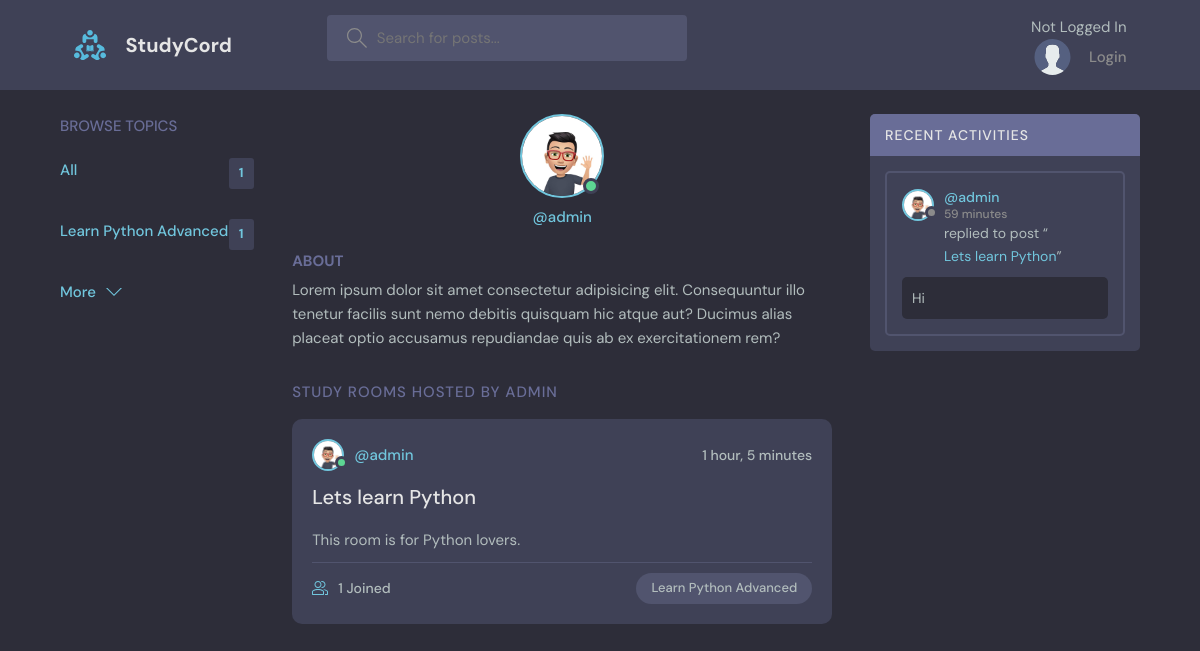
Page /profile/1/ on the committed database.
### core/models.py (models this page shows, shortened)
class Topic(models.Model):
    name = models.CharField(max_length=200)

class User(AbstractUser):
    avatar = models.ImageField(null=True, default="avatar.svg")
    email = models.EmailField(unique=True)
    bio = models.TextField(null=True)
    USERNAME_FIELD = 'email'
    REQUIRED_FIELDS = []

class Room(models.Model):
    host = models.ForeignKey(User, on_delete=models.SET_NULL, null=True)
    topic = models.ForeignKey(Topic, on_delete=models.SET_NULL, null=True)
    name = models.CharField(max_length=200)
    description = models.TextField(null=True, blank=True)
    participants=models.ManyToManyField(User, related_name="participants", blank=True)
    updated = models.DateTimeField(auto_now=True)
    created = models.DateTimeField(auto_now_add=True)
    class Meta:
        ordering = ['-updated', '-created']
    def __str__(self) -> str:
        return self.name

class Message(models.Model):
    user = models.ForeignKey(User, on_delete=models.CASCADE)
    room = models.ForeignKey(Room, on_delete=models.CASCADE)
    body = models.TextField()
    updated = models.DateTimeField(auto_now=True)
    created = models.DateTimeField(auto_now_add=True)
    class Meta:
        ordering = ['-updated', '-created']

### core/views.py (the view)
# urls.py: path('profile/<str:pk>/', views.user_profile, name='user-profile'),
def user_profile(request, pk):
    user = User.objects.get(id=int(pk))
    rooms = user.room_set.all()
    room_messages = user.message_set.all()
    topics = Topic.objects.all()
    context = {
        'user': user,
        'rooms': rooms,
        'room_messages': room_messages,
        'topics': topics,
    }
    return render(request, "core/profile.html", context)

### core/templates/core/profile.html (shortened to what this page needs)
{% extends 'base.html' %}
{% block content %}
<main class="profile-page layout layout--3">
    <div class="container">
      {% include 'core/topics_component.html' %}
      <div class="roomList">
        <div class="profile">
          <div class="profile__avatar">
            <div class="avatar avatar--large active">
              <img src="{{user.avatar.url}}" />
            </div>
          </div>
          <div class="profile__info">
            <p>@{{ user.username }}</p>
          </div>
          <div class="profile__about">
            <h3>About</h3>
            <p>
              Lorem ipsum dolor sit amet consectetur adipisicing elit. Consequuntur illo tenetur
              facilis sunt nemo debitis quisquam hic atque aut? Ducimus alias placeat optio
              accusamus repudiandae quis ab ex exercitationem rem?
            </p>
          </div>
        </div>
        <div class="roomList__header">
          <div>
            <h2>Study Rooms Hosted by {{user.username}}</a>
            </h2>
          </div>
        </div>
        {% include 'core/feed_component.html' %}
      </div>
      {% include 'core/activity_component.html' %}
    </div>
  </main>
{% endblock content %}

### core/templates/core/topics_component.html
<div class="topics">
    <div class="topics__header">
      <h2>Browse Topics</h2>
    </div>
    <ul class="topics__list">
    <li>
        <a href="{% url 'core:home' %}" class="active">All <span>{{ topics.count }}</span></a>
    </li>
    {% for topic in topics %}
      <li>
        <a href="{% url 'core:home' %}?q={{topic.name}}" class="active">{{topic.name}} <span>{{topic.room_set.all.count}}</span></a>
      </li>
    {% endfor %}
    </ul>
    <a class="btn btn--link" href="{% url 'core:topics' %}">
      More
      <svg version="1.1" xmlns="http://www.w3.org/2000/svg" width="32" height="32" viewBox="0 0 32 32">
        <title>chevron-down</title>
        <path d="M16 21l-13-13h-3l16 16 16-16h-3l-13 13z"></path>
      </svg>
    </a>
  </div>

### core/templates/core/feed_component.html (shortened to what this page needs)
{% for room in rooms %}
<div class="roomListRoom">
    <div class="roomListRoom__header">
      <a href="{% url 'core:user-profile' room.host.id %}" class="roomListRoom__author">
        <div class="avatar avatar--small active">
          <img src="{{room.host.avatar.url}}" />
        </div>
        <span>@{{ room.host.username }}</span>
      </a>
      <div class="roomListRoom__actions">
        <span>{{ room.updated | timesince }}</span>
      </div>
    </div>
    <div class="roomListRoom__content">
      <a href="{% url 'core:room' room.id %}">{{ room.name }}</a>
      <p>
        {{ room.description }}
      </p>
    </div>
    <div class="roomListRoom__meta">
      <a href="{% url 'core:room' room.id %}" class="roomListRoom__joined">
        {{ room.participants.all.count }} Joined
      </a>
      <p class="roomListRoom__topic">{{room.topic.name}}</p>
    </div>
  </div>
{% endfor %}

### core/templates/core/activity_component.html (shortened to what this page needs)
<div class="activities">
    <div class="activities__header">
      <h2>Recent Activities</h2>
    </div>
    {% for message in room_messages %}
    <div class="activities__box">
      <div class="activities__boxHeader roomListRoom__header">
        <a href="{% url 'core:user-profile' message.user.id %}" class="roomListRoom__author">
          <div class="avatar avatar--small">
            <img src="{{message.user.avatar.url}}" />
          </div>
          <p>
            @{{ message.user.username }}
            <span>{{ message.created | timesince }}</span>
          </p>
        </a>
    </div>
      <div class="activities__boxContent">
        <p>replied to post “<a href="{% url 'core:room' message.room.id %}">{{ message.room }}</a>”</p>
        <div class="activities__boxRoomContent">
            {{ message.body }}
        </div>
      </div>
    </div>
    {% endfor %}
  </div>

### rows in the picture
Topic: name "Learn Python Advanced", room_set.all.count "1"
User: avatar (picture), username "admin", username "ADMIN"
Room: host.avatar (picture), host.username "admin", updated "1 hour, 5 minutes", name "Lets learn Python", description "This room is for Python lovers.", participants.all.count "1", topic.name "Learn Python Advanced"
Message: user.avatar (picture), user.username "admin", created "59 minutes", room "Lets learn Python", body "Hi"

### other values in the picture
{{ topics.count }} "1"
